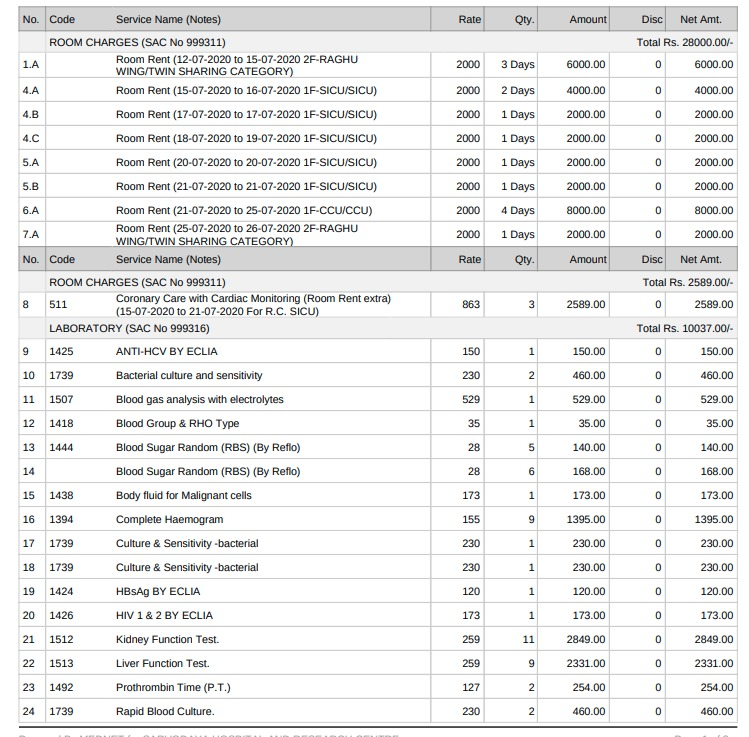
#> input picture table.jpg, 749 x 737 px
$ python mainscript.py
#> lines starting #> are read from the running program, lines starting #| are printed output that depends on the picture; after the words box and inside, x2 and y2 are one past the last pixel; in counts of white or black regions, pixels touching at a corner belong together
import cv2
import numpy as np
import pytesseract
import matplotlib.pyplot as plt

pytesseract.pytesseract.tesseract_cmd = r"C:\Program Files\Tesseract-OCR\tesseract.exe"

file = r'table.jpg'
table_image_contour = cv2.imread(file, 0)
#> table_image_contour: shape (737, 749); min 2, max 255, mean 237
table_image = cv2.imread(file)
#> table_image is the input picture: shape (737, 749, 3); mean B, G, R 236.7, 236.9, 236.6

ret, thresh_value = cv2.threshold(
    table_image_contour, 180, 255, cv2.THRESH_BINARY_INV)
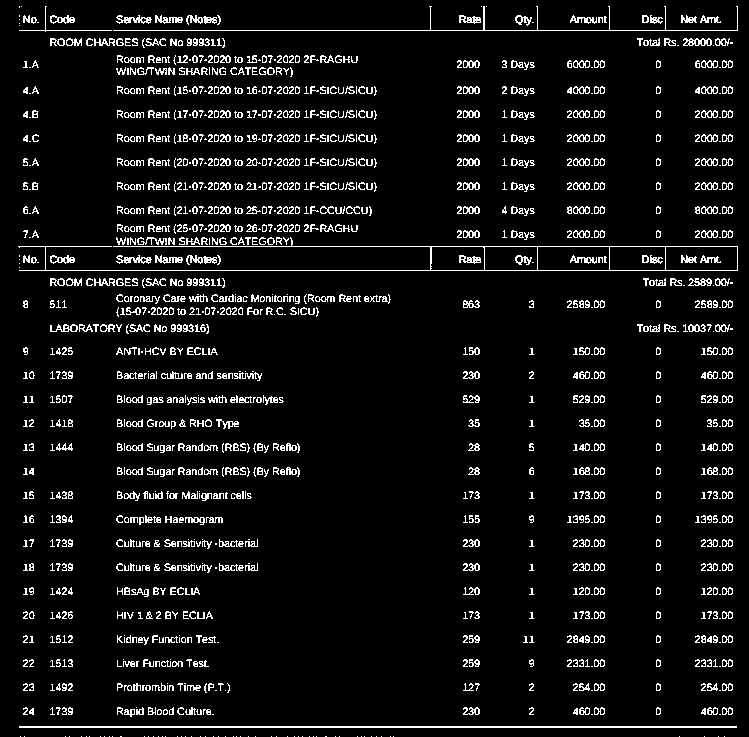
#> thresh_value: shape (737, 749); 6.9% white in thin lines or dots

kernel = np.ones((5,5),np.uint8)

dilated_value = cv2.dilate(thresh_value,kernel,iterations = 1)
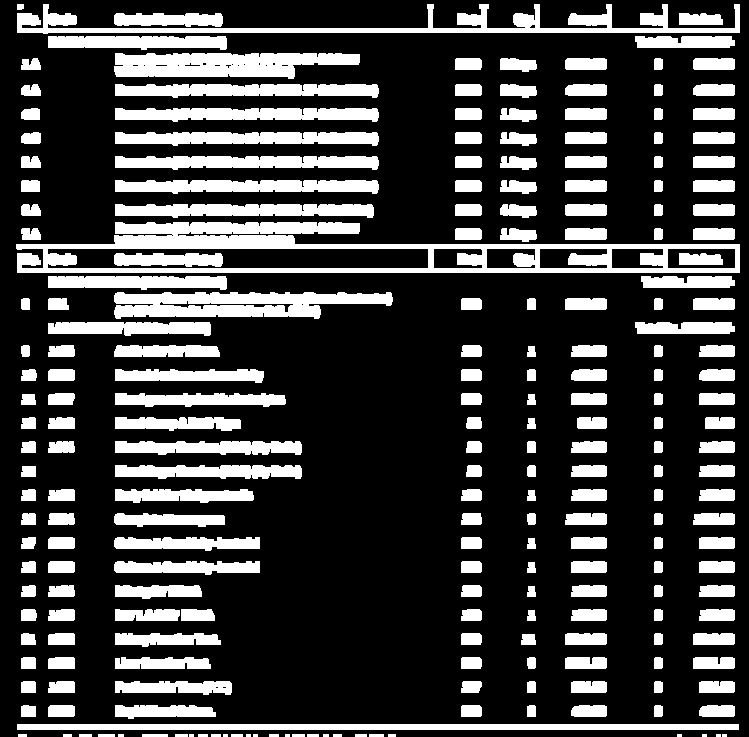
#> dilated_value: shape (737, 749); 24.5% white; 232 white regions (11 under 20 px)

contours, hierarchy = cv2.findContours(
    dilated_value, cv2.RETR_TREE, cv2.CHAIN_APPROX_SIMPLE)
#> contours = 259 contours, 36 with area under 20; largest, box (x1, y1, x2, y2) and area: (16, 222, 740, 273) 24024, (47, 248, 429, 269) 7319, (17, 4, 740, 34) 5326, (114, 292, 393, 319) 5232, (114, 53, 360, 79) 4651

for cnt in contours:
    x, y, w, h = cv2.boundingRect(cnt)
    # bounding the images
    if y < 1000:
        table_image = cv2.rectangle(table_image, (x, y), (x + w, y + h), (255,0,255), 1)
#> this loop made 259 passes
#> (x, y, w, h) on passes 29 to 31: (699, 705, 36, 12), (654, 705, 9, 12), (571, 705, 36, 12)
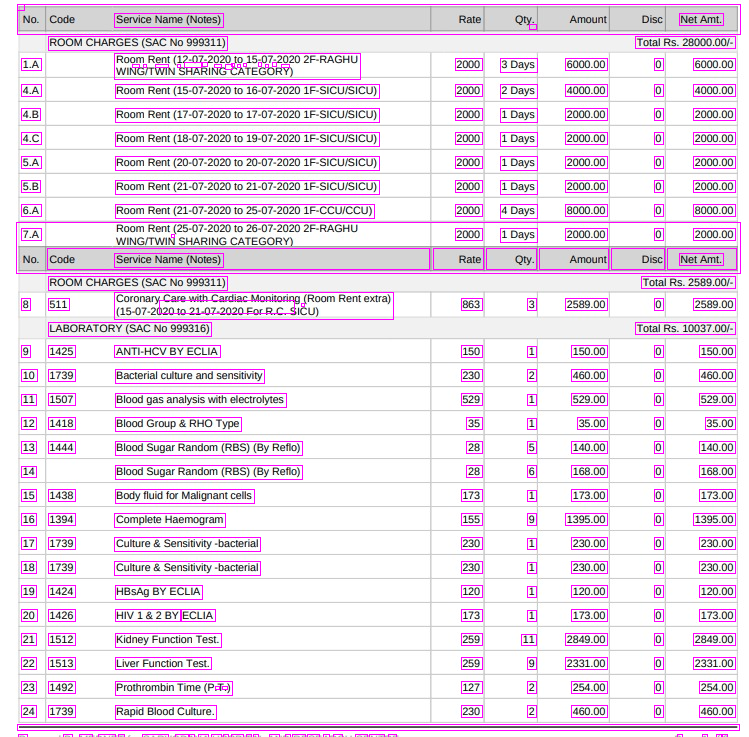
#> table_image: shape (737, 749, 3); mean B, G, R 237.1, 223.1, 237


plt.imshow(table_image)
plt.show()
cv2.namedWindow('detecttable', cv2.WINDOW_NORMAL)

#> (the run stopped early here; a loop or call above may not have finished)
